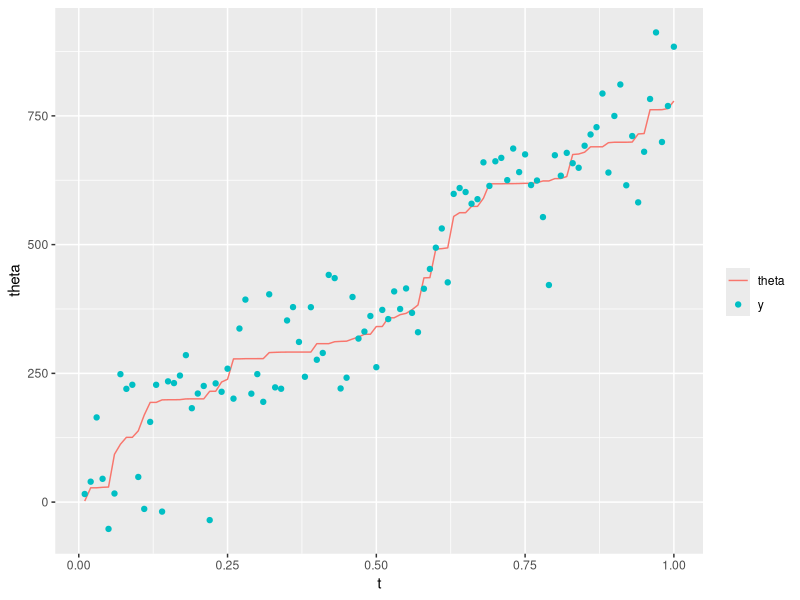

This chart was generated by the following R code:
library("ggplot2")

# "generate_data" generates fake data according to this model (which is the same as the stan model I fit it to):
# 
# For i in 1:N
#
#   theta_i ~ theta_{i-1} + s*chi_square(k_0/N)   (theta_0 = 0)
#   y_y ~ N(theta_i, sqrt(sigma_y_sq*N))
#   
generate_data <- function(k_0, s, N, sigma_y_sq) {
  theta <- s*cumsum(rchisq(N, k_0/N))
  y <- theta + rnorm(N, sd=sqrt(sigma_y_sq*N))
  t <- seq(1/N,1,1/N)
  data.frame(t=t, theta=theta, y=y)
}



# "generate_data_mean_var" generates data from the same model as above, but with the mean/variance
#   specified instead of k_0/s.
#
# E [ theta_N ]  = sum(E[ s*rchisq(k_0/N) ])
#             = s * chi_squared(k_0)
#             = s * k_0
#
# Var[ theta_N ] = sum(Var[ s*rchisq(k_0/N) ])
#             = s^2 * Var(chi_squared(N)
#             = s^2 * 2 * k_0
#             = 2*s* E[theta_n]
generate_data_mean_var <- function(mu_N, sigma_N_sq, N, sigma_y_sq) {
  s = sqrt(sigma_N_sq / (2 * mu_N))
  k_0 = mu_N / s
  generate_data(k_0, s, N, sigma_y_sq)  
}


# "generate_data_including_hyperparameters":
#   samples the hyperparameters and then uses generate_data_mean_var to generate 
#   data from the distributions determined by those hyperparameters
generate_data_including_hyperparameters <- function(N) {
  
  mu_N <- runif(1)*1000
  sigma_N <- runif(1)*mu_N
  sigma_y <- runif(1)*(mu_N)/50
  
  
  sigma_N_sq <- sigma_N**2
  sigma_y_sq <- sigma_y**2 

  s = sigma_N_sq / (2 * mu_N)
  k_0 = mu_N / s
  
  fake_data <- generate_data(k_0, s, N, sigma_y_sq)  
  fake_data$mu_N = mu_N
  fake_data$sigma_N = sigma_N
  fake_data$sigma_y = sigma_y
  fake_data
}

#plotting the data
plot_fake_data <- function(fake_data) {
  fake_data_plot <- ggplot(data=fake_data) + scale_color_discrete("") +
    geom_line(mapping=aes(x=t,y=theta, color="theta")) +
    geom_point(mapping=aes(x=t,y=y,color="y")) 
  fake_data_plot
}

plot_fake_data(generate_data_including_hyperparameters(100))